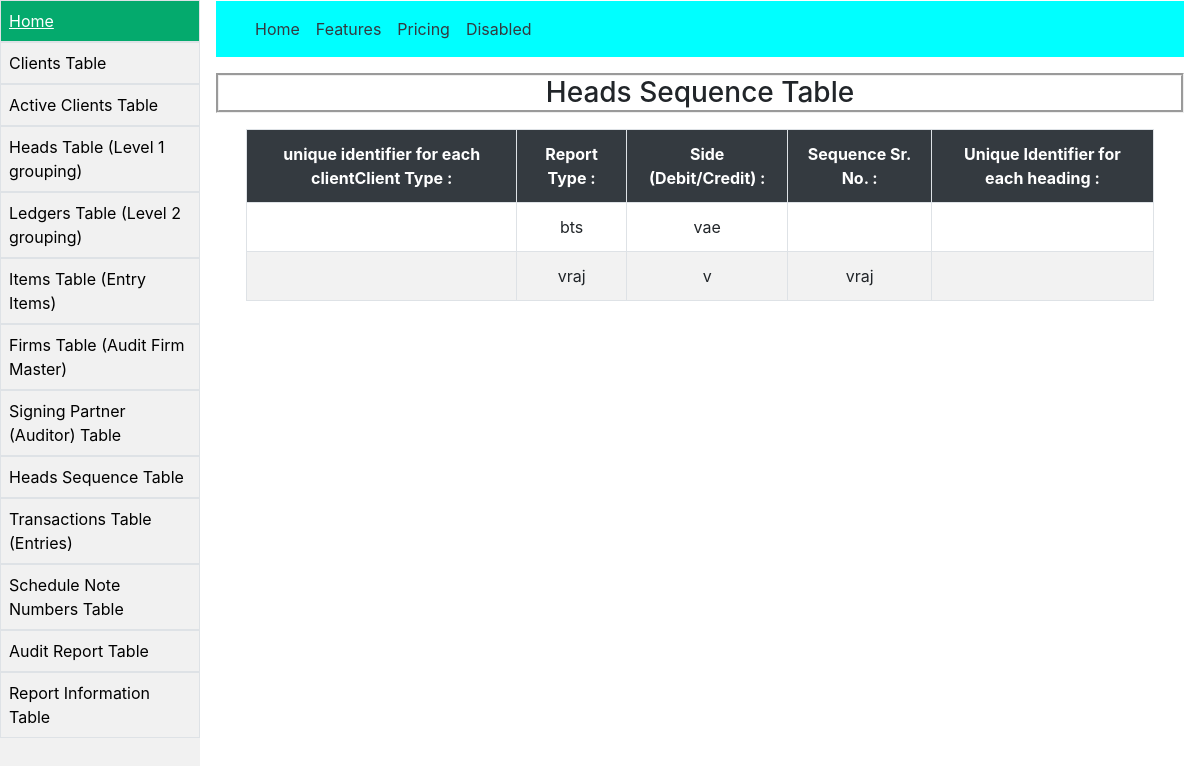
The page /form/display/heads-sequence-table-display.php on the database its author committed.
### tables this page shows
CREATE TABLE `heads_sequence_table` (
  `CTYPE` varchar(255) NOT NULL,
  `RTYPE` varchar(255) NOT NULL,
  `SIDE` varchar(255) NOT NULL,
  `SRN` varchar(255) NOT NULL,
  `HID` varchar(255) NOT NULL
);

### form/display/heads-sequence-table-display.php (the view, shortened to what this page needs)
<!DOCTYPE html>
<html lang="en" dir="ltr">
<head>
  <link rel="stylesheet" href="../style.css">
  <link href='https://unpkg.com/boxicons@2.0.7/css/boxicons.min.css' rel='stylesheet'>
  <link rel="stylesheet" href="https://maxcdn.bootstrapcdn.com/bootstrap/4.0.0/css/bootstrap.min.css">
</head>
<body>
  <div class="sidebar">
    <a class="formate border active" href="display-index.php">Home</a>
    <a class="formate border" href="clients-table-display.php">Clients Table</a>
    <a class="formate border" href="active-clients-table-display.php">Active Clients Table</a>
    <a class="formate border" href="heads-table-display.php">Heads Table (Level 1 grouping)</a>
    <a class="formate border" href="ledgers-table-display.php">Ledgers Table (Level 2 grouping)</a>
    <a class="formate border" href="items-table-display.php">Items Table (Entry Items)</a>
    <a class="formate border" href="firms-table-display.php">Firms Table (Audit Firm Master)</a>
    <a class="formate border" href="signing-partner-table-display.php">Signing Partner (Auditor) Table</a>
        <a class="formate border" href="heads-sequence-table-display.php">Heads Sequence Table</a>
    <a class="formate border" href="transactions-table-display.php">Transactions Table (Entries)</a>
    <a class="formate border" href="schedule-note-numbers-table-display.php">Schedule Note Numbers Table</a>
    <a class="formate border" href="audit-report-table-display.php">Audit Report Table</a>
    <a class="formate border" href="report-information-table-display.php">Report Information Table</a>
  </div>
  <div class="content ">
    <div class="fixed">
      <nav style="background-color:rgb(0, 255, 255) ;" class="navbar navbar-expand-lg bg-body-tertiary ">
        <div class="container-fluid">
          <div class="collapse navbar-collapse" id="navbarNav">
            <ul class="navbar-nav">
              <li class="nav-item">
                <a class="nav-link text-dark " aria-current="page" href="#">Home</a>
              </li>
              <li class="nav-item">
                <a class="nav-link text-dark" href="#">Features</a>
              </li>
              <li class="nav-item">
                <a class="nav-link text-dark" href="#">Pricing</a>
              </li>
              <li class="nav-item">
                <a class="nav-link text-dark">Disabled</a>
              </li>
            </ul>
          </div>
        </div>
      </nav>
    </div>
    <h3 class="h3 my-3 formate text-center">Heads Sequence Table</h3>
    <div class="container">
      <div class="col-lg-12">
        <table id="tabledata" class=" table table-striped table-hover table-bordered">
          <tr class="bg-dark text-white text-center">
            <th>unique identifier for each clientClient Type :</th>
            <th>Report Type : </th>
            <th>Side (Debit/Credit) : </th>
            <th>Sequence Sr. No. : </th>
            <th>Unique Identifier for each heading : </th>
          </tr>
          <?php
          $con = mysqli_connect('localhost', 'root');
          mysqli_select_db($con, 'exel');
          $q = "select * from heads_sequence_table";
          $query = mysqli_query($con, $q);
          while ($res = mysqli_fetch_array($query)) {
          ?>
            <tr class="text-center">
              <td> <?php echo $res['CTYPE'];  ?> </td>
              <td> <?php echo $res['RTYPE'];  ?> </td>
              <td> <?php echo $res['SIDE'];  ?> </td>
              <td> <?php echo $res['SRN'];  ?> </td>
              <td> <?php echo $res['HID'];  ?> </td>
            </tr>
          <?php
          }
          ?>
        </table>
      </div>
    </div>
  </div>
</body>
</html>

### form/style.css (style rules this page uses)
.sidebar { margin: 0; padding: 0; width: 200px; background-color: #f1f1f1; position: fixed; height: 100%; overflow: auto; }
.sidebar a { display: block; color: black; padding: 8px!important; text-decoration: none; }
.sidebar a.active { background-color: #04AA6D; color: white; }
div.content { margin-left: 200px; padding: 1px 16px; height: 1000px; }
.border { border-color:gray; }
body { background: #eee; }

### form/display/heads-sequence-table-display.php (style rules this page uses)
.formate { border-style: groove; border-collapse: collapse; }

### rows shown on the page
heads_sequence_table: RTYPE "bts", SIDE "vae"
heads_sequence_table: RTYPE "vraj", SIDE "v", SRN "vraj"
